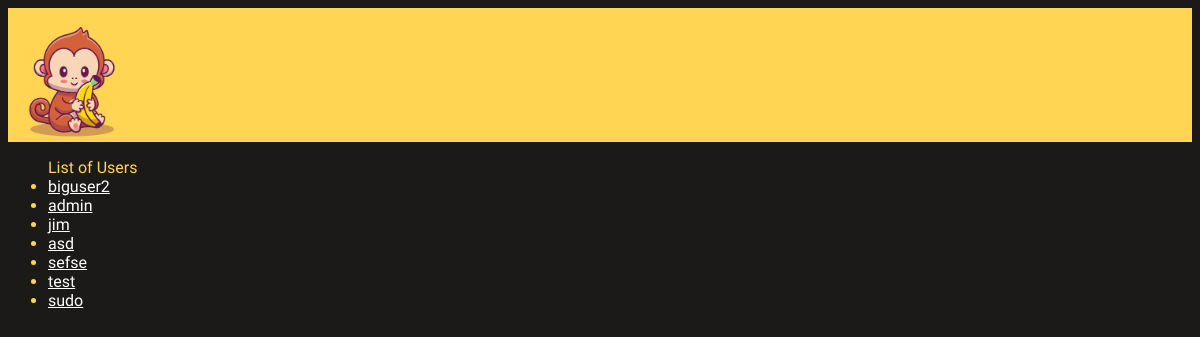
/authors/, run on an earlier commit of the app's database.
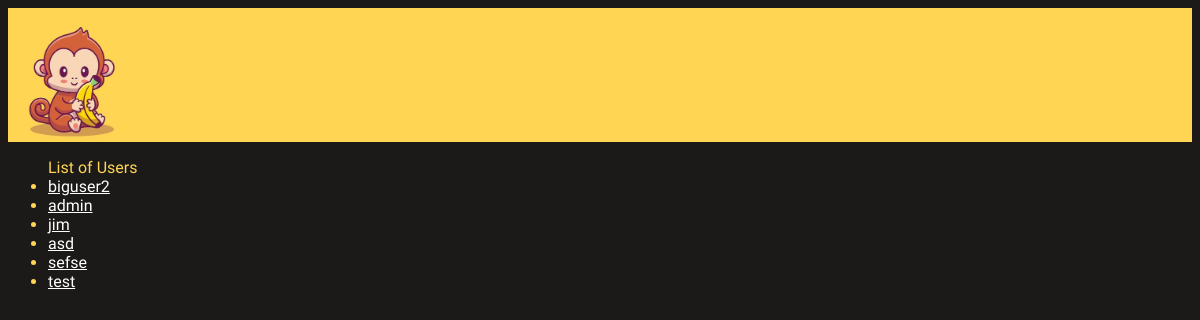
And on a later commit of the database.
### accounts/models.py (models this page shows)
class AuthorUser(AbstractUser):
    type = models.CharField(default="author",max_length=6)
    username = models.CharField(max_length=20, unique=True) # https://www.reddit.com/r/django/comments/id2ch0/user_models_username_max_length/
    host = models.GenericIPAddressField(default = "http://127.0.0.1:8000/") # hardcoded localhost for now
    url = models.URLField() #TODO setup proper page
    github = models.URLField(null=True, blank=True)
    profile_image = models.URLField(null=True, blank=True) # optional

### pages/views.py (the view)
# urls.py: path("authors/", ListProfilesView.as_view(), name="authors_list"), # display list of users on server; is this the exact url they want?
class ListProfilesView(ListView): # basic generic view that just displays template
    model = AuthorUser
    template_name = "listprofiles.html"
    context_object_name = 'authors_list'

### templates/listprofiles.html
{% extends "base.html" %}
{% block content %}
<ul>
List of Users
{% for author in authors_list %}
    <li><a href="{% url 'author_profile' pk=author.pk %}">{{ author.username }}</a></li>
{% empty %}
    <li>No users yet. Database must be empty.</li>
{% endfor %}
</ul>
{% endblock content %}

### templates/base.html (shortened to what this page needs)
{% load static %}
<!DOCTYPE html>
<html>
<head>
    <link rel="stylesheet" type="text/css" href="{% static 'css/main.css' %}">
</head>
<body>
    <main>
        <div class="monkey_div">
            <img src={% static 'images/website_iconV1.png'%} alt="" title = "" width="96.8625" height="117.73125">
        </div>
        {% block content %}
        {% endblock content %}
    </main>
</body>
</html>

### static/css/main.css (style rules this page uses)
body { font-family: 'Lalezar', sans-serif; font-size: 16px; background-color: #1C1A19; color:#FFD553 }
a { color:rgb(255, 255, 255) }
.monkey_div { display:flex; justify-content: left; padding-top: 1em; padding-left: 1em; background-color: #FFD553; }

What changed in the data, as far as the page shows it:
removed AuthorUser: username "sudo"
